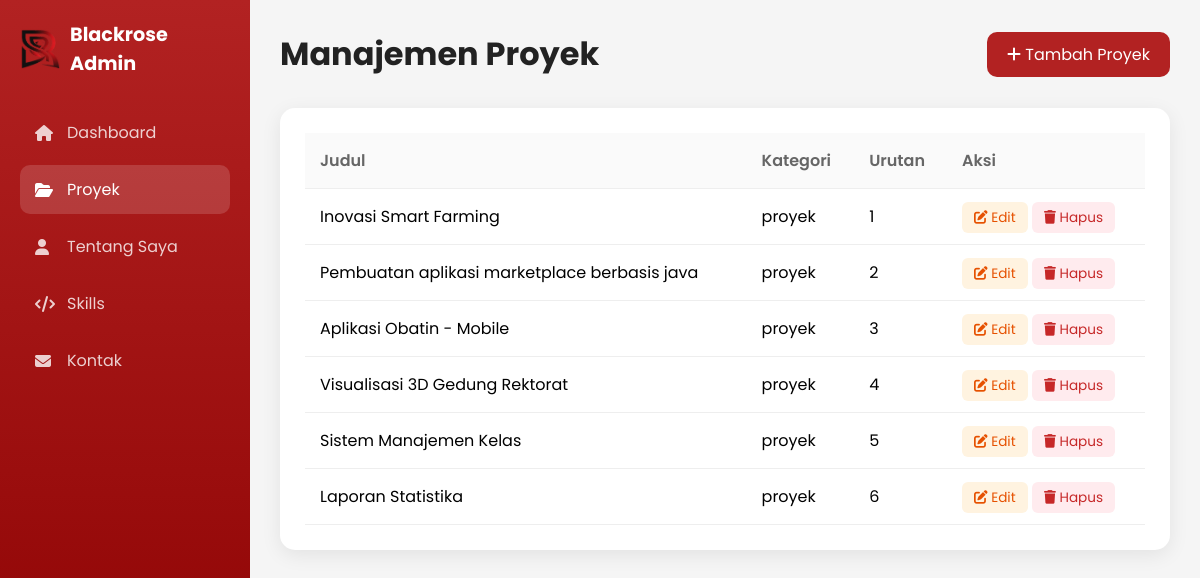
Screenshot of /admin/proyek.php (signed in) with the database file from the repository.
### tables this page shows
CREATE TABLE IF NOT EXISTS proyek (
    id INT AUTO_INCREMENT PRIMARY KEY,
    judul VARCHAR(100) NOT NULL,
    deskripsi TEXT NOT NULL,
    kategori VARCHAR(50) NOT NULL,
    gambar_path VARCHAR(255) NOT NULL,
    link_page VARCHAR(255) DEFAULT NULL,
    urutan INT DEFAULT 0,
    created_at TIMESTAMP DEFAULT CURRENT_TIMESTAMP,
    updated_at TIMESTAMP DEFAULT CURRENT_TIMESTAMP ON UPDATE CURRENT_TIMESTAMP
);

### admin/proyek.php (the view, shortened to what this page needs)
<?php
require_once '../config.php';
$action = $_GET['action'] ?? '';
$proyek_edit = null;
$stmt = $pdo->query("SELECT * FROM proyek ORDER BY urutan ASC, id DESC");
$proyek_list = $stmt->fetchAll();
?>
<!DOCTYPE html>
<html lang="id">
<head>
    <link rel="stylesheet" href="https://cdnjs.cloudflare.com/ajax/libs/font-awesome/6.4.0/css/all.min.css">
</head>
<body>
    <div class="sidebar">
        <div class="logo">
            <img src="../img/br.png" alt="Logo">
            <h2>Blackrose Admin</h2>
        </div>
        <a href="dashboard.php" class="nav-item"><i class="fas fa-home"></i> Dashboard</a>
        <a href="proyek.php" class="nav-item active"><i class="fas fa-folder-open"></i> Proyek</a>
        <a href="tentang.php" class="nav-item"><i class="fas fa-user"></i> Tentang Saya</a>
        <a href="skills.php" class="nav-item"><i class="fas fa-code"></i> Skills</a>
        <a href="kontak.php" class="nav-item"><i class="fas fa-envelope"></i> Kontak</a>
    </div>
    <div class="main-content">
        <div class="header">
            <h1><?php echo $action == 'tambah' ? 'Tambah Proyek' : ($action == 'edit' ? 'Edit Proyek' : 'Manajemen Proyek'); ?></h1>
            <?php if (!$action): ?>
                <a href="?action=tambah" class="btn-primary"><i class="fas fa-plus"></i> Tambah Proyek</a>
            <?php endif; ?>
        </div>
        <?php if ($action == 'tambah' || $action == 'edit'): ?>
            <div class="card">
                <a href="proyek.php" class="back-link"><i class="fas fa-arrow-left"></i> Kembali</a>
                <form method="POST">
                    <div class="form-group">
                        <label>Judul Proyek</label>
                        <input type="text" name="judul" required value="<?php echo $proyek_edit['judul'] ?? ''; ?>">
                    </div>
                    <div class="form-group">
                        <label>Deskripsi</label>
                        <textarea name="deskripsi" required><?php echo $proyek_edit['deskripsi'] ?? ''; ?></textarea>
                    </div>
                    <div class="form-group">
                        <label>Kategori</label>
                        <select name="kategori">
                            <option value="proyek" <?php echo ($proyek_edit['kategori'] ?? '') == 'proyek' ? 'selected' : ''; ?>>Proyek</option>
                        </select>
                    </div>
                    <div class="form-group">
                        <label>Path Gambar (contoh: img/Smartpest.png)</label>
                        <input type="text" name="gambar_path" required value="<?php echo $proyek_edit['gambar_path'] ?? ''; ?>">
                    </div>
                    <div class="form-group">
                        <label>Link Halaman (opsional)</label>
                        <input type="text" name="link_page" value="<?php echo $proyek_edit['link_page'] ?? ''; ?>">
                    </div>
                    <div class="form-group">
                        <label>Urutan</label>
                        <input type="number" name="urutan" value="<?php echo $proyek_edit['urutan'] ?? 0; ?>">
                    </div>
                    <button type="submit" class="btn-primary">Simpan</button>
                </form>
            </div>
        <?php else: ?>
            <div class="card">
                <table>
                    <thead>
                        <tr>
                            <th>Judul</th>
                            <th>Kategori</th>
                            <th>Urutan</th>
                            <th>Aksi</th>
                        </tr>
                    </thead>
                    <tbody>
                        <?php foreach ($proyek_list as $proyek): ?>
                            <tr>
                                <td><?php echo htmlspecialchars($proyek['judul']); ?></td>
                                <td><?php echo htmlspecialchars($proyek['kategori']); ?></td>
                                <td><?php echo $proyek['urutan']; ?></td>
                                <td>
                                    <a href="?action=edit&id=<?php echo $proyek['id']; ?>" class="btn-sm btn-edit"><i class="fas fa-edit"></i> Edit</a>
                                    <a href="?action=hapus&id=<?php echo $proyek['id']; ?>" class="btn-sm btn-hapus" onclick="return confirm('Yakin ingin menghapus?')"><i class="fas fa-trash"></i> Hapus</a>
                                </td>
                            </tr>
                        <?php endforeach; ?>
                    </tbody>
                </table>
            </div>
        <?php endif; ?>
    </div>
</body>
</html>

### admin/proyek.php (style rules this page uses)
* { margin: 0; padding: 0; box-sizing: border-box; }
body { font-family: 'Poppins', sans-serif; background: #f5f5f5; }
.sidebar { position: fixed; top: 0; left: 0; width: 250px; height: 100vh; background: linear-gradient(180deg, #B22222 0%, #8B0000 100%); padding: 20px; color: white; }
.logo { display: flex; align-items: center; gap: 10px; margin-bottom: 30px; }
.logo img { width: 40px; }
.logo h2 { font-size: 1.2rem; }
.nav-item { display: flex; align-items: center; gap: 12px; padding: 12px 15px; color: rgba(255,255,255,0.8); text-decoration: none; border-radius: 10px; margin-bottom: 8px; transition: 0.3s; }
.nav-item:hover, .nav-item.active { background: rgba(255,255,255,0.15); color: white; }
.nav-item i { width: 20px; }
.main-content { margin-left: 250px; padding: 30px; }
.header { display: flex; justify-content: space-between; align-items: center; margin-bottom: 30px; }
.header h1 { color: #222; }
.btn-primary { background: #B22222; color: white; padding: 10px 20px; border: none; border-radius: 10px; cursor: pointer; text-decoration: none; display: inline-block; }
.card { background: white; border-radius: 15px; padding: 25px; box-shadow: 0 5px 20px rgba(0,0,0,0.08); margin-bottom: 25px; }
table { width: 100%; border-collapse: collapse; }
th, td { padding: 15px; text-align: left; border-bottom: 1px solid #eee; }
th { background: #fafafa; color: #666; font-weight: 600; }
.btn-sm { padding: 6px 12px; border-radius: 6px; text-decoration: none; font-size: 0.85rem; }
.btn-edit { background: #FFF3E0; color: #E65100; }
.btn-hapus { background: #FFEBEE; color: #C62828; }

### rows the page displays
proyek: judul "Inovasi Smart Farming", kategori "proyek", urutan "1"
proyek: judul "Pembuatan aplikasi marketplace berbasis java", kategori "proyek", urutan "2"
proyek: judul "Aplikasi Obatin - Mobile", kategori "proyek", urutan "3"
proyek: judul "Visualisasi 3D Gedung Rektorat", kategori "proyek", urutan "4"
proyek: judul "Sistem Manajemen Kelas", kategori "proyek", urutan "5"
proyek: judul "Laporan Statistika", kategori "proyek", urutan "6"
